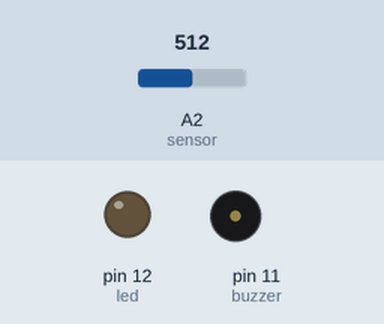
A sketch run on a simulated Arduino Uno, built with avr-gcc and run on an emulated ATmega328P. Parts: output pins drawn as LEDs (lit = HIGH), buzzer (waves = sounding). The test bench sets the inputs (shaded band); at power-on: A2 (sensor) = 512.

Above: at 1.2 s.
1.3 s: A2 (sensor) set to 109
2.8 s: A2 (sensor) set to 88
At 3.2 s:
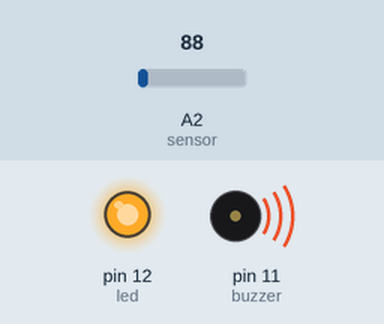
5.8 s: A2 (sensor) set to 110
At 7.0 s:
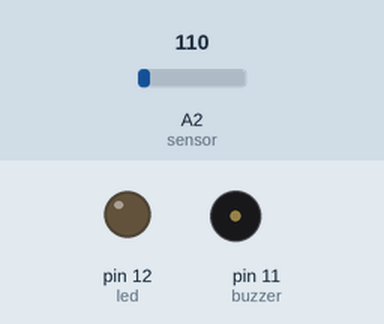
7.5 s: A2 (sensor) set to 90
At 8.15 s:
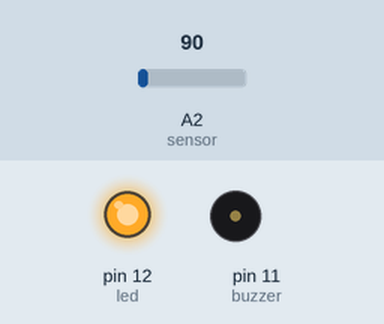
Timing chart, 0 to 11.5 s (numbered marks = the images above; inputs shaded):
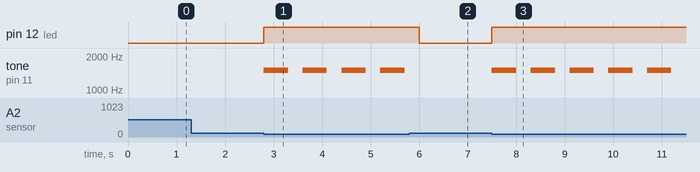

Measured:
- the behaviour switches between 100 and 99 on A2 (sensor) (found by bisection; images 0 and 1)
- after the input at 1.3 s, every drawn part: stays the same
- after the input at 2.8 s, pin 12 (led): LOW → HIGH at once; tone on pin 11 (buzzer): alternates 1500 Hz for 0.50 s and silent for 0.30 s, starting at once
- after the input at 5.8 s, pin 12 (led): HIGH → LOW after 0.20 s; tone on pin 11 (buzzer): stops changing and stays silent
- after the input at 7.5 s, pin 12 (led): LOW → HIGH at once; tone on pin 11 (buzzer): alternates 1500 Hz for 0.50 s and silent for 0.30 s, starting at once

The sketch:

Sensor_Presen_a_IR.ino
```cpp
int sensor = A2;  // Cria uma variável inteira chamada "sensor" e que corresponde ao pino analógico 2;
int valor = 0;  // Cria uma variável inteira chamada "valor" e que tem valor igual a 0 (Zero);
int led = 12;  // Cria uma variável inteira chamada "led" e que corresponde ao pino digital 12;
int st = 0; // Cria uma variável inteira chamada "st" e que tem valor igual a 0 (Zero);

const int buzzer = 11; // Cria uma variável inteira chamada "buzzer" e que corresponde ao pino digital 11;

void buzina();

void setup() {
  pinMode(led, OUTPUT); // Declara que o "led" é uma saída
  pinMode(sensor, INPUT); // Declara que o"sensor" é uma entrada
  pinMode(buzzer,OUTPUT);  // Declara que o "buzzer" é uma saída
  Serial.begin(9600);  // Taxa de comunicação da porta serial
}

void loop() {
  valor = 0;  // Variável recebe o valor zero
  valor = analogRead(sensor); //Valor recebe o valor lido pela porta analógica definida em "sensor" (A2)
  if (valor < 100) { // Se valor for menor que 100, faça: - OBS: Esse valor da variável pode ser alterado.
    digitalWrite(led, HIGH); // Comando para acender o led.
    buzina(); // Executa o método "buzina()"
  }
  else{ // Senão, faça:
    digitalWrite(led, LOW); // Comando para apagar o led.
    noTone(buzzer); // buzzer(piezo) não toca.
  }
}

void buzina() { // Método "buzina()"
  tone(buzzer,1500); // Valor de frequência referente ao som emitido pelo buzzer.
  delay(500);  // Intervalo de tempo em milissegundos
  noTone(buzzer);  // buzzer não toca
  delay(300); // Intervalo de tempo em milissegundos
}
```
